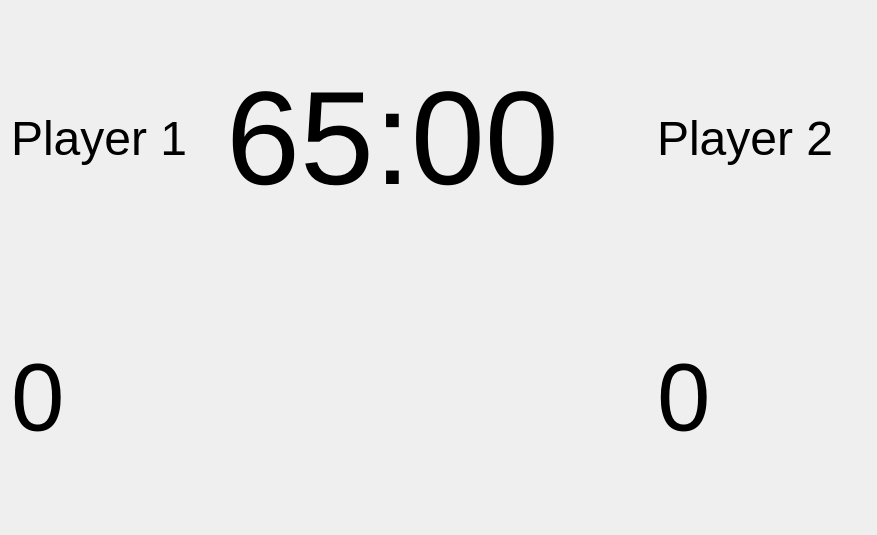
<?xml version="1.0" encoding="UTF-8"?>
<ui version="4.0">
 <class>Dialog</class>
 <widget class="QDialog" name="Dialog">
  <property name="geometry">
   <rect>
    <x>0</x>
    <y>0</y>
    <width>877</width>
    <height>535</height>
   </rect>
  </property>
  <property name="windowTitle">
   <string>Dialog</string>
  </property>
  <layout class="QGridLayout" name="gridLayout">
   <item row="0" column="0">
    <widget class="QLabel" name="Player1_Name">
     <property name="font">
      <font>
       <pointsize>36</pointsize>
      </font>
     </property>
     <property name="text">
      <string>Player 1</string>
     </property>
    </widget>
   </item>
   <item row="0" column="1" colspan="2">
    <widget class="QLabel" name="Clock">
     <property name="font">
      <font>
       <pointsize>100</pointsize>
      </font>
     </property>
     <property name="text">
      <string>65:00</string>
     </property>
    </widget>
   </item>
   <item row="1" column="3">
    <widget class="QLabel" name="Player2_Score">
     <property name="font">
      <font>
       <pointsize>72</pointsize>
      </font>
     </property>
     <property name="text">
      <string>0</string>
     </property>
    </widget>
   </item>
   <item row="1" column="0">
    <widget class="QLabel" name="Player1_Score">
     <property name="font">
      <font>
       <pointsize>72</pointsize>
      </font>
     </property>
     <property name="text">
      <string>0</string>
     </property>
    </widget>
   </item>
   <item row="0" column="3">
    <widget class="QLabel" name="Player2_Name">
     <property name="font">
      <font>
       <pointsize>36</pointsize>
      </font>
     </property>
     <property name="text">
      <string>Player 2</string>
     </property>
    </widget>
   </item>
  </layout>
 </widget>
 <resources/>
 <connections/>
</ui>
